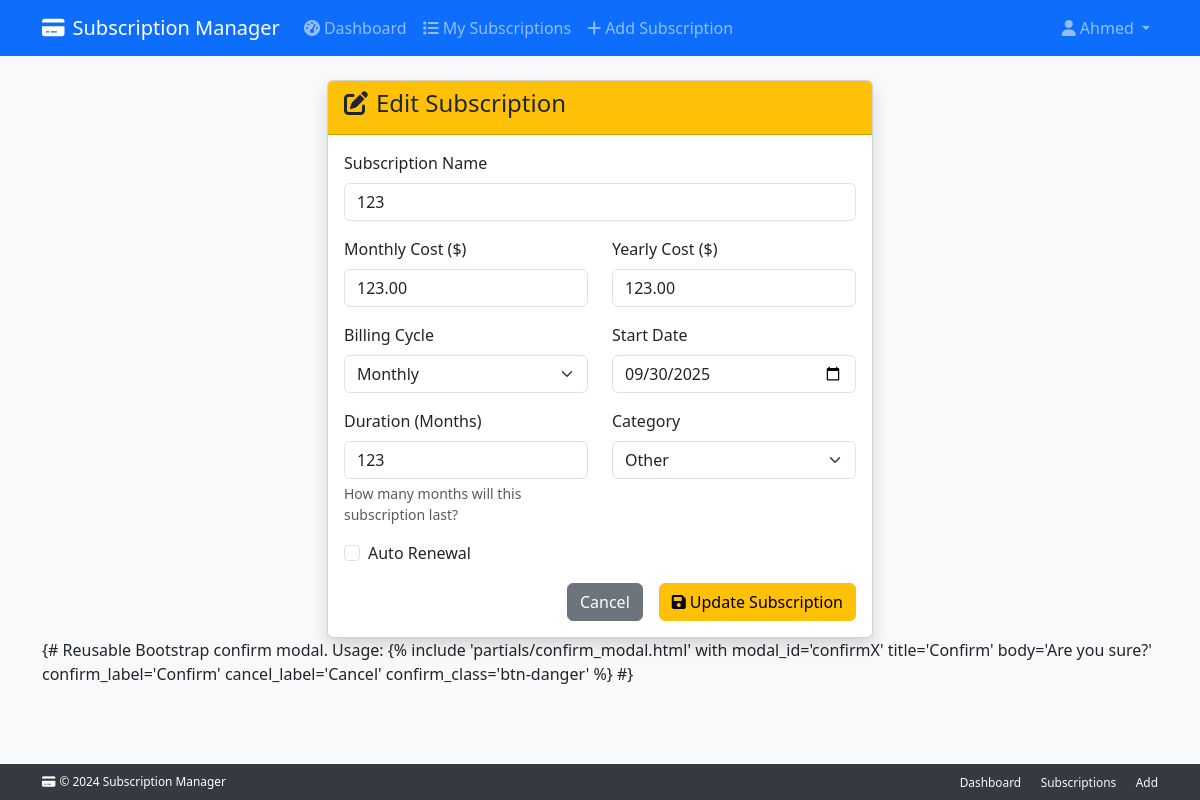
/subscriptions/6/edit/ (signed in), run on an earlier commit of the app's database.
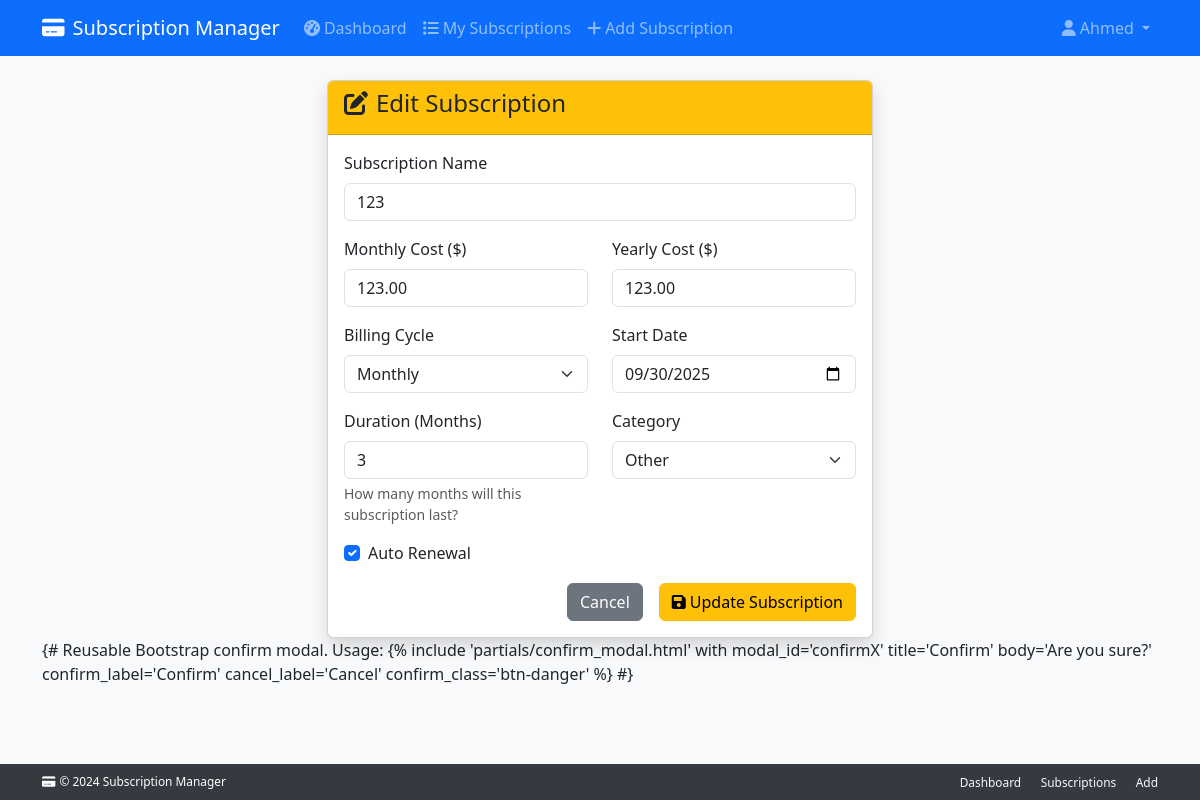
And on a later commit of the database.
### subscriptions/models/subscription.py (models this page shows, shortened)
class Subscription(
    ValidationMixin,
    TimestampMixin,
    CostCalculationsMixin,
    PaymentManagementMixin,
    RenewalLogicMixin,
    ScheduleManagementMixin,
    models.Model
):
    user = models.ForeignKey(
        settings.AUTH_USER_MODEL,
        on_delete=models.CASCADE,
        related_name="subscriptions"
    )
    name = models.CharField(max_length=200)
    monthly_cost = models.DecimalField(
        max_digits=10,
        decimal_places=2,
        null=True,
        blank=True
    )
    yearly_cost = models.DecimalField(
        max_digits=10,
        decimal_places=2,
        null=True,
        blank=True
    )
    billing_cycle = models.CharField(
        max_length=10,
        choices=BILLING_CYCLE_CHOICES
    )
    start_date = models.DateField()
    renewal_date = models.DateField(null=True, blank=True)
    duration_months = models.PositiveIntegerField(
        null=True,
        blank=True,
        help_text="Duration in months (for monthly billing)"
    )
    duration_years = models.PositiveIntegerField(
        null=True,
        blank=True,
        help_text="Duration in years (for yearly billing)"
    )
    is_active = models.BooleanField(default=True)
    auto_renewal = models.BooleanField(
        default=True,
        help_text="Whether subscription auto-renews"
    )
    category = models.ForeignKey(
        'Category',
        on_delete=models.PROTECT
    )
    objects = SubscriptionManager()
    class Meta:
        ordering = ['-created_at']
        verbose_name = "Subscription"
        verbose_name_plural = "Subscriptions"

### subscriptions/views.py (the view, shortened to what this page needs)
# urls.py: path('<int:pk>/edit/', views.SubscriptionUpdateView.as_view(), name='edit_subscription'),
class SubscriptionUpdateView(LoginRequiredMixin, UserOwnershipMixin, LoggingMixin, MessageMixin, ContextDataMixin, UpdateView):
    model = Subscription
    form_class = SubscriptionForm
    template_name = 'subscriptions/edit_subscription.html'
    def get_queryset(self):
        return Subscription.objects.filter(user=self.request.user)

### subscriptions/form_mixins.py (called while the page is built)
    def add_help_texts(self, help_texts):
        for field_name, help_text in help_texts.items():
            if field_name in self.fields:
                self.fields[field_name].help_text = help_text

### subscriptions/mixins.py (called while the page is built)
    def get_context_data(self, **kwargs):
        context = super().get_context_data(**kwargs)
        context['user'] = self.request.user
        from django.utils import timezone
        context['current_time'] = timezone.now()
        return context

### subscriptions/models/category.py (called while the page is built)
    def __str__(self):
        return self.name

### subscriptions/models/managers.py (called while the page is built)
    def get_queryset(self):
        return SubscriptionQuerySet(self.model, using=self._db)

    def get_queryset(self):
        return CategoryQuerySet(self.model, using=self._db)

### subscriptions/templates/subscriptions/edit_subscription.html (shortened to what this page needs)
{% extends 'base.html' %} {% block title %}Edit {{ subscription.name }} - Subscription Manager{% endblock %} {% block content %}
<div class="row justify-content-center">
  <div class="col-md-8 col-lg-6">
    <div class="card shadow">
      <div class="card-header bg-warning text-dark">
        <h4><i class="fas fa-edit me-2"></i>Edit Subscription</h4>
      </div>
      <div class="card-body">
        <form method="post">
          <div class="row">
            <div class="col-md-12 mb-3">
              <label for="{{ form.name.id_for_label }}" class="form-label"
                >{{ form.name.label }}</label
              >
              {{ form.name }}
            </div>
          </div>
          <div class="row">
            <div class="col-md-6 mb-3">
              <label
                for="{{ form.monthly_cost.id_for_label }}"
                class="form-label"
                >{{ form.monthly_cost.label }}</label
              >
              {{ form.monthly_cost }}
            </div>
            <div class="col-md-6 mb-3">
              <label
                for="{{ form.yearly_cost.id_for_label }}"
                class="form-label"
                >{{ form.yearly_cost.label }}</label
              >
              {{ form.yearly_cost }}
            </div>
          </div>
          <div class="row">
            <div class="col-md-6 mb-3">
              <label
                for="{{ form.billing_cycle.id_for_label }}"
                class="form-label"
                >{{ form.billing_cycle.label }}</label
              >
              {{ form.billing_cycle }}
            </div>
            <div class="col-md-6 mb-3">
              <label for="{{ form.start_date.id_for_label }}" class="form-label"
                >{{ form.start_date.label }}</label
              >
              {{ form.start_date }}
            </div>
          </div>
          <div class="row">
            <div
              class="col-md-6 mb-3"
              id="duration-months-field"
              style="display: none"
            >
              <label
                for="{{ form.duration_months.id_for_label }}"
                class="form-label"
                >{{ form.duration_months.label }}</label
              >
              {{ form.duration_months }}
              <div class="form-text">
                How many months will this subscription last?
              </div>
            </div>
            <div class="col-md-6 mb-3">
              <label for="{{ form.category.id_for_label }}" class="form-label"
                >{{ form.category.label }}</label
              >
              {{ form.category }}
            </div>
          </div>
          <div class="row">
            <div class="col-md-12 mb-3">
              <div class="form-check">
                {{ form.auto_renewal }}
                <label
                  class="form-check-label"
                  for="{{ form.auto_renewal.id_for_label }}"
                >
                  {{ form.auto_renewal.label }}
                </label>
              </div>
            </div>
          </div>
          <div class="d-grid gap-2 d-md-flex justify-content-md-end">
            <a
              href="{% url 'subscription_detail' subscription.pk %}"
              class="btn btn-secondary me-md-2"
              >Cancel</a
            >
            <button
              type="button"
              class="btn btn-warning"
              id="submit-confirmation-trigger"
            >
              <i class="fas fa-save me-1"></i>Update Subscription
            </button>
          </div>
        </form>
      </div>
    </div>
  </div>
</div>
{% include 'partials/confirm_modal.html' with modal_id='confirmScheduleChange' title='Confirm Schedule Change' body='Changing start date, billing cycle, or duration will delete all existing payments for this subscription and reset the schedule. This cannot be undone. Continue?' confirm_label='Yes, reset payments' confirm_class='btn-danger' %}
{% endblock %}

What changed in the data, as far as the page shows it:
changed Subscription "Monthly": duration_months "123" → "3"; auto_renewal "☐" → "☑"
